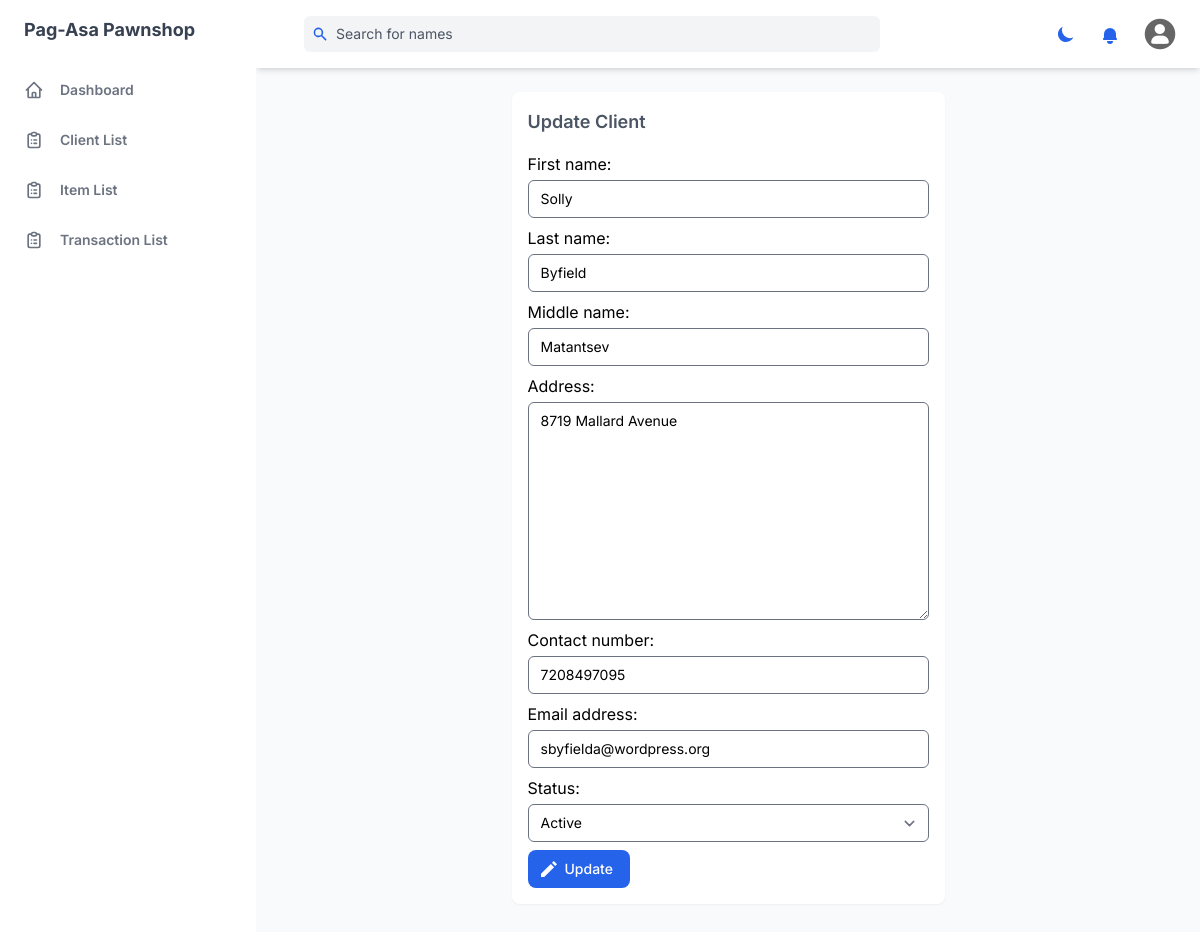
Page /client/update/12 (signed in) on the committed database.
### management_system/models.py (models this page shows, shortened)
class Client(models.Model):
    CLIENT_STATUS =  [
    ('active', 'Active'),
    ('inactive', 'Inactive'),
    ]
    first_name = models.CharField(max_length=255)
    last_name = models.CharField(max_length=255)
    middle_name = models.CharField(max_length=255, null=True, blank=True)
    address = models.TextField(max_length=500)
    contact_number = models.IntegerField()
    email_address = models.CharField(max_length=255, blank=True, null=True)
    status = models.CharField(max_length=10, choices=CLIENT_STATUS, default='active')
    created = models.DateTimeField(auto_now_add=True)
    updated = models.DateTimeField(auto_now=True)

### management_system/views.py (the view, shortened to what this page needs)
class ClientUpdateView(LoginRequiredMixin, View):
    def get(self, request, pk):
        client = Client.objects.get(pk=pk)
        form = ClientForm(instance=client)
        return render(request, 'components/client_update.html', {'form': form, 'client': client})

### management_system/forms.py
class ClientForm(forms.ModelForm):
    class Meta:
        model = Client
        fields = "__all__"
    def __init__(self, *args, **kwargs):
        super().__init__(*args, **kwargs)
        for field in self.fields:
            self.fields[str(field)].widget.attrs.update({
                'class': 'rounded-md mb-2 block w-full mt-1 text-sm dark:border-gray-600 dark:bg-gray-700 focus:border-blue-400 focus:outline-none focus:ring-0 focus:shadow-outline-blue dark:text-gray-300 dark:focus:shadow-outline-gray form-input',
                'placeholder': str(field).replace('_', ' ').capitalize(),
            })

### templates/components/client_update.html (shortened to what this page needs)
{% extends 'base.html' %}
{% block content %}
<div class="min-w-0 p-4 mx-auto mt-6 space-y-2 bg-white rounded-lg shadow-xs shadow-sm  dark:bg-gray-800">
    <h3 class="mb-4 text-lg font-semibold text-gray-600 dark:text-gray-300">Update Client</h1>
    <form action="{% url 'client_update' client.pk %}" method="POST" hx-boost="true" hx-indicator="#my-indicator">
        {{form}}
        <button
        class="flex items-center justify-between px-4 py-2 text-sm font-medium leading-5 text-white transition-colors duration-150 bg-blue-600 border border-transparent rounded-lg active:bg-blue-600 hover:bg-blue-700 focus:outline-none focus:shadow-outline-blue"
      >
      <svg  fill="currentColor" class="w-4 h-4 mr-2 -ml-1"xmlns="http://www.w3.org/2000/svg" viewBox="0 0 20 20"><path d="M12.3 3.7l4 4L4 20H0v-4L12.3 3.7zm1.4-1.4L16 0l4 4-2.3 2.3-4-4z"/></svg>
            <span>Update</span>
      </button>
    </form>
  </div>
{% endblock %}

### rows in the picture
Client: first_name "Solly", last_name "Byfield", middle_name "Matantsev", address "8719 Mallard Avenue", contact_number "7208497095", email_address "sbyfielda@wordpress.org", status "Active"
